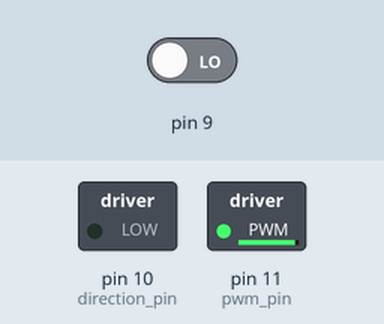
Bench run of a sketch on a simulated Arduino Uno, built with avr-gcc and run on an emulated ATmega328P. Shown: switched loads named in the sketch (green lamp = pin HIGH). The inputs (shaded band) are chosen by the test bench; at power-on: pin 9 LOW. What the sketch prints to the serial monitor is not drawn.

Above: at 0.1 s.
Timing chart, 0 to 1.6 s (numbered marks = the images above):
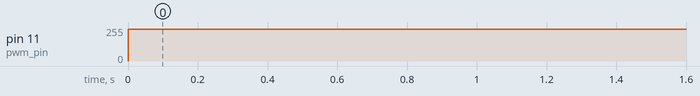

The sketch:

motor_test.ino
```cpp
int direction_pin = 10;
int pwm_pin = 11;

// HIGH CLOCKWISE/NEGATIVE
// LOW ANTICLOCKWISE/POSITIVE
bool flag = LOW;
float dt = 0.5;

void setup() {
    Serial.begin(115200);
    pinMode(direction_pin, OUTPUT); //direction control PIN 10 with direction wire
    pinMode(pwm_pin, OUTPUT);       //PWM PIN 11  with PWM
    digitalWrite(direction_pin, flag);

}

int i = 0;

void loop() {
    analogWrite(pwm_pin, 240);                     // input speed (must be int)

    for(int j = 0;j<8;j++)  {
    i += pulseIn(9, HIGH, 500000); //SIGNAL OUTPUT PIN 9 with  white line,cycle = 2*i,1s = 1000000us，Signal cycle pulse number：27*2
    }
    i = i >> 3;
    Serial.print(111111 / i); //speed   r/min  (60*1000000/(45*6*2*i))
    Serial.println("  r/min");
    i = 0;

    // Introduce a delay into the system
    delay(int(dt*1000));

}
```

Measured:
- by itself, pin 11 (pwm_pin): 0/255 → 240/255 at 0.00 s
